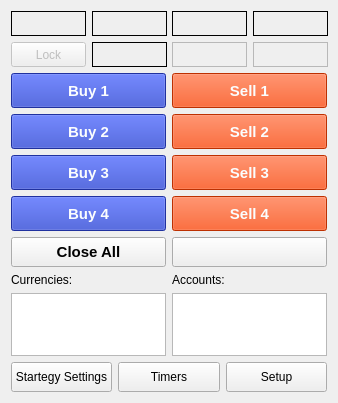
<?xml version="1.0" encoding="UTF-8"?>
<ui version="4.0">
 <class>MultiBrokerWidget</class>
 <widget class="QWidget" name="MultiBrokerWidget">
  <property name="geometry">
   <rect>
    <x>0</x>
    <y>0</y>
    <width>338</width>
    <height>403</height>
   </rect>
  </property>
  <property name="minimumSize">
   <size>
    <width>338</width>
    <height>403</height>
   </size>
  </property>
  <layout class="QVBoxLayout" name="verticalLayout">
   <item>
    <layout class="QGridLayout" name="pricesLayout">
     <item row="0" column="0">
      <widget class="QLabel" name="symbol">
       <property name="sizePolicy">
        <sizepolicy hsizetype="Preferred" vsizetype="Fixed">
         <horstretch>0</horstretch>
         <verstretch>0</verstretch>
        </sizepolicy>
       </property>
       <property name="minimumSize">
        <size>
         <width>75</width>
         <height>25</height>
        </size>
       </property>
       <property name="font">
        <font>
         <pointsize>12</pointsize>
        </font>
       </property>
       <property name="frameShape">
        <enum>QFrame::Panel</enum>
       </property>
       <property name="frameShadow">
        <enum>QFrame::Plain</enum>
       </property>
       <property name="alignment">
        <set>Qt::AlignCenter</set>
       </property>
      </widget>
     </item>
     <item row="0" column="1">
      <widget class="QLabel" name="time">
       <property name="sizePolicy">
        <sizepolicy hsizetype="Preferred" vsizetype="Fixed">
         <horstretch>0</horstretch>
         <verstretch>0</verstretch>
        </sizepolicy>
       </property>
       <property name="minimumSize">
        <size>
         <width>75</width>
         <height>25</height>
        </size>
       </property>
       <property name="font">
        <font>
         <pointsize>12</pointsize>
        </font>
       </property>
       <property name="frameShape">
        <enum>QFrame::Panel</enum>
       </property>
       <property name="frameShadow">
        <enum>QFrame::Plain</enum>
       </property>
       <property name="alignment">
        <set>Qt::AlignCenter</set>
       </property>
      </widget>
     </item>
     <item row="0" column="2">
      <widget class="QLabel" name="bid">
       <property name="sizePolicy">
        <sizepolicy hsizetype="Preferred" vsizetype="Fixed">
         <horstretch>0</horstretch>
         <verstretch>0</verstretch>
        </sizepolicy>
       </property>
       <property name="minimumSize">
        <size>
         <width>75</width>
         <height>25</height>
        </size>
       </property>
       <property name="font">
        <font>
         <pointsize>12</pointsize>
        </font>
       </property>
       <property name="frameShape">
        <enum>QFrame::Panel</enum>
       </property>
       <property name="frameShadow">
        <enum>QFrame::Plain</enum>
       </property>
       <property name="alignment">
        <set>Qt::AlignCenter</set>
       </property>
      </widget>
     </item>
     <item row="0" column="3">
      <widget class="QLabel" name="ask">
       <property name="sizePolicy">
        <sizepolicy hsizetype="Preferred" vsizetype="Fixed">
         <horstretch>0</horstretch>
         <verstretch>0</verstretch>
        </sizepolicy>
       </property>
       <property name="minimumSize">
        <size>
         <width>75</width>
         <height>25</height>
        </size>
       </property>
       <property name="font">
        <font>
         <pointsize>12</pointsize>
        </font>
       </property>
       <property name="frameShape">
        <enum>QFrame::Box</enum>
       </property>
       <property name="frameShadow">
        <enum>QFrame::Plain</enum>
       </property>
       <property name="scaledContents">
        <bool>true</bool>
       </property>
       <property name="alignment">
        <set>Qt::AlignCenter</set>
       </property>
      </widget>
     </item>
     <item row="1" column="1">
      <widget class="QLabel" name="lockedTime">
       <property name="sizePolicy">
        <sizepolicy hsizetype="Preferred" vsizetype="Fixed">
         <horstretch>0</horstretch>
         <verstretch>0</verstretch>
        </sizepolicy>
       </property>
       <property name="minimumSize">
        <size>
         <width>75</width>
         <height>25</height>
        </size>
       </property>
       <property name="font">
        <font>
         <pointsize>12</pointsize>
        </font>
       </property>
       <property name="frameShape">
        <enum>QFrame::Panel</enum>
       </property>
       <property name="frameShadow">
        <enum>QFrame::Plain</enum>
       </property>
       <property name="alignment">
        <set>Qt::AlignCenter</set>
       </property>
      </widget>
     </item>
     <item row="1" column="2">
      <widget class="QLabel" name="lockedBid">
       <property name="sizePolicy">
        <sizepolicy hsizetype="Preferred" vsizetype="Fixed">
         <horstretch>0</horstretch>
         <verstretch>0</verstretch>
        </sizepolicy>
       </property>
       <property name="minimumSize">
        <size>
         <width>75</width>
         <height>25</height>
        </size>
       </property>
       <property name="font">
        <font>
         <pointsize>12</pointsize>
        </font>
       </property>
       <property name="frameShape">
        <enum>QFrame::StyledPanel</enum>
       </property>
       <property name="frameShadow">
        <enum>QFrame::Plain</enum>
       </property>
       <property name="alignment">
        <set>Qt::AlignCenter</set>
       </property>
      </widget>
     </item>
     <item row="1" column="3">
      <widget class="QLabel" name="lockedAsk">
       <property name="sizePolicy">
        <sizepolicy hsizetype="Preferred" vsizetype="Fixed">
         <horstretch>0</horstretch>
         <verstretch>0</verstretch>
        </sizepolicy>
       </property>
       <property name="minimumSize">
        <size>
         <width>75</width>
         <height>25</height>
        </size>
       </property>
       <property name="font">
        <font>
         <pointsize>12</pointsize>
        </font>
       </property>
       <property name="frameShape">
        <enum>QFrame::StyledPanel</enum>
       </property>
       <property name="frameShadow">
        <enum>QFrame::Plain</enum>
       </property>
       <property name="alignment">
        <set>Qt::AlignCenter</set>
       </property>
      </widget>
     </item>
     <item row="1" column="0">
      <widget class="QPushButton" name="lock">
       <property name="enabled">
        <bool>false</bool>
       </property>
       <property name="sizePolicy">
        <sizepolicy hsizetype="Preferred" vsizetype="Fixed">
         <horstretch>0</horstretch>
         <verstretch>0</verstretch>
        </sizepolicy>
       </property>
       <property name="minimumSize">
        <size>
         <width>75</width>
         <height>25</height>
        </size>
       </property>
       <property name="text">
        <string>Lock</string>
       </property>
       <property name="checkable">
        <bool>true</bool>
       </property>
      </widget>
     </item>
    </layout>
   </item>
   <item>
    <layout class="QGridLayout" name="actionsLayout">
     <item row="4" column="0">
      <widget class="QPushButton" name="closeAll">
       <property name="minimumSize">
        <size>
         <width>0</width>
         <height>30</height>
        </size>
       </property>
       <property name="font">
        <font>
         <pointsize>11</pointsize>
         <weight>75</weight>
         <bold>true</bold>
        </font>
       </property>
       <property name="text">
        <string>Close All</string>
       </property>
      </widget>
     </item>
     <item row="4" column="1">
      <widget class="QPushButton" name="currentTradingSecurity">
       <property name="minimumSize">
        <size>
         <width>0</width>
         <height>30</height>
        </size>
       </property>
       <property name="font">
        <font>
         <pointsize>11</pointsize>
         <weight>75</weight>
         <bold>true</bold>
        </font>
       </property>
       <property name="text">
        <string/>
       </property>
      </widget>
     </item>
     <item row="1" column="1">
      <widget class="QPushButton" name="sell2">
       <property name="enabled">
        <bool>false</bool>
       </property>
       <property name="minimumSize">
        <size>
         <width>0</width>
         <height>35</height>
        </size>
       </property>
       <property name="font">
        <font>
         <pointsize>11</pointsize>
         <weight>75</weight>
         <bold>true</bold>
        </font>
       </property>
       <property name="styleSheet">
        <string notr="true">background-color: rgb(230, 59, 1);
color: rgb(251, 253, 254);</string>
       </property>
       <property name="text">
        <string>Sell 2</string>
       </property>
      </widget>
     </item>
     <item row="2" column="0">
      <widget class="QPushButton" name="buy3">
       <property name="enabled">
        <bool>false</bool>
       </property>
       <property name="minimumSize">
        <size>
         <width>0</width>
         <height>35</height>
        </size>
       </property>
       <property name="font">
        <font>
         <pointsize>11</pointsize>
         <weight>75</weight>
         <bold>true</bold>
        </font>
       </property>
       <property name="styleSheet">
        <string notr="true">background-color: rgb(39, 60, 194);
color: rgb(251, 253, 254);</string>
       </property>
       <property name="text">
        <string>Buy 3</string>
       </property>
      </widget>
     </item>
     <item row="2" column="1">
      <widget class="QPushButton" name="sell3">
       <property name="enabled">
        <bool>false</bool>
       </property>
       <property name="minimumSize">
        <size>
         <width>0</width>
         <height>35</height>
        </size>
       </property>
       <property name="font">
        <font>
         <pointsize>11</pointsize>
         <weight>75</weight>
         <bold>true</bold>
        </font>
       </property>
       <property name="styleSheet">
        <string notr="true">background-color: rgb(230, 59, 1);
color: rgb(251, 253, 254);</string>
       </property>
       <property name="text">
        <string>Sell 3</string>
       </property>
      </widget>
     </item>
     <item row="3" column="0">
      <widget class="QPushButton" name="buy4">
       <property name="enabled">
        <bool>false</bool>
       </property>
       <property name="minimumSize">
        <size>
         <width>0</width>
         <height>35</height>
        </size>
       </property>
       <property name="font">
        <font>
         <pointsize>11</pointsize>
         <weight>75</weight>
         <bold>true</bold>
        </font>
       </property>
       <property name="styleSheet">
        <string notr="true">background-color: rgb(39, 60, 194);
color: rgb(251, 253, 254);</string>
       </property>
       <property name="text">
        <string>Buy 4</string>
       </property>
      </widget>
     </item>
     <item row="0" column="1">
      <widget class="QPushButton" name="sell1">
       <property name="enabled">
        <bool>false</bool>
       </property>
       <property name="minimumSize">
        <size>
         <width>0</width>
         <height>35</height>
        </size>
       </property>
       <property name="font">
        <font>
         <pointsize>11</pointsize>
         <weight>75</weight>
         <bold>true</bold>
        </font>
       </property>
       <property name="styleSheet">
        <string notr="true">background-color: rgb(230, 59, 1);
color: rgb(251, 253, 254);</string>
       </property>
       <property name="text">
        <string>Sell 1</string>
       </property>
      </widget>
     </item>
     <item row="1" column="0">
      <widget class="QPushButton" name="buy2">
       <property name="enabled">
        <bool>false</bool>
       </property>
       <property name="minimumSize">
        <size>
         <width>0</width>
         <height>35</height>
        </size>
       </property>
       <property name="font">
        <font>
         <pointsize>11</pointsize>
         <weight>75</weight>
         <bold>true</bold>
        </font>
       </property>
       <property name="styleSheet">
        <string notr="true">background-color: rgb(39, 60, 194);
color: rgb(251, 253, 254);</string>
       </property>
       <property name="text">
        <string>Buy 2</string>
       </property>
      </widget>
     </item>
     <item row="0" column="0">
      <widget class="QPushButton" name="buy1">
       <property name="enabled">
        <bool>false</bool>
       </property>
       <property name="minimumSize">
        <size>
         <width>0</width>
         <height>35</height>
        </size>
       </property>
       <property name="font">
        <font>
         <pointsize>11</pointsize>
         <weight>75</weight>
         <bold>true</bold>
        </font>
       </property>
       <property name="styleSheet">
        <string notr="true">background-color: rgb(39, 60, 194);
color: rgb(251, 253, 254);</string>
       </property>
       <property name="text">
        <string>Buy 1</string>
       </property>
      </widget>
     </item>
     <item row="3" column="1">
      <widget class="QPushButton" name="sell4">
       <property name="enabled">
        <bool>false</bool>
       </property>
       <property name="minimumSize">
        <size>
         <width>0</width>
         <height>35</height>
        </size>
       </property>
       <property name="font">
        <font>
         <pointsize>11</pointsize>
         <weight>75</weight>
         <bold>true</bold>
        </font>
       </property>
       <property name="styleSheet">
        <string notr="true">background-color: rgb(230, 59, 1);
color: rgb(251, 253, 254);</string>
       </property>
       <property name="text">
        <string>Sell 4</string>
       </property>
      </widget>
     </item>
    </layout>
   </item>
   <item>
    <layout class="QGridLayout" name="listsLayout">
     <property name="horizontalSpacing">
      <number>6</number>
     </property>
     <item row="1" column="0">
      <widget class="QListWidget" name="securityList">
       <property name="minimumSize">
        <size>
         <width>60</width>
         <height>60</height>
        </size>
       </property>
      </widget>
     </item>
     <item row="0" column="1">
      <widget class="QLabel" name="targetListLabel">
       <property name="text">
        <string>Accounts:</string>
       </property>
      </widget>
     </item>
     <item row="1" column="1">
      <widget class="QListWidget" name="targetList">
       <property name="minimumSize">
        <size>
         <width>60</width>
         <height>60</height>
        </size>
       </property>
      </widget>
     </item>
     <item row="0" column="0">
      <widget class="QLabel" name="securityListLabel">
       <property name="text">
        <string>Currencies:</string>
       </property>
      </widget>
     </item>
    </layout>
   </item>
   <item>
    <layout class="QHBoxLayout" name="settingsLayout">
     <item>
      <widget class="QPushButton" name="showStrategySettins">
       <property name="sizePolicy">
        <sizepolicy hsizetype="Preferred" vsizetype="Fixed">
         <horstretch>0</horstretch>
         <verstretch>0</verstretch>
        </sizepolicy>
       </property>
       <property name="minimumSize">
        <size>
         <width>0</width>
         <height>30</height>
        </size>
       </property>
       <property name="maximumSize">
        <size>
         <width>16777215</width>
         <height>40</height>
        </size>
       </property>
       <property name="text">
        <string>Startegy Settings</string>
       </property>
      </widget>
     </item>
     <item>
      <widget class="QPushButton" name="showTimers">
       <property name="sizePolicy">
        <sizepolicy hsizetype="Preferred" vsizetype="Fixed">
         <horstretch>0</horstretch>
         <verstretch>0</verstretch>
        </sizepolicy>
       </property>
       <property name="minimumSize">
        <size>
         <width>0</width>
         <height>30</height>
        </size>
       </property>
       <property name="maximumSize">
        <size>
         <width>16777215</width>
         <height>40</height>
        </size>
       </property>
       <property name="text">
        <string>Timers</string>
       </property>
      </widget>
     </item>
     <item>
      <widget class="QPushButton" name="showSetup">
       <property name="sizePolicy">
        <sizepolicy hsizetype="Preferred" vsizetype="Fixed">
         <horstretch>0</horstretch>
         <verstretch>0</verstretch>
        </sizepolicy>
       </property>
       <property name="minimumSize">
        <size>
         <width>0</width>
         <height>30</height>
        </size>
       </property>
       <property name="maximumSize">
        <size>
         <width>16777215</width>
         <height>40</height>
        </size>
       </property>
       <property name="text">
        <string>Setup</string>
       </property>
      </widget>
     </item>
    </layout>
   </item>
  </layout>
 </widget>
 <tabstops>
  <tabstop>lock</tabstop>
  <tabstop>buy1</tabstop>
  <tabstop>sell1</tabstop>
  <tabstop>buy2</tabstop>
  <tabstop>sell2</tabstop>
  <tabstop>buy3</tabstop>
  <tabstop>sell3</tabstop>
  <tabstop>buy4</tabstop>
  <tabstop>sell4</tabstop>
  <tabstop>closeAll</tabstop>
  <tabstop>currentTradingSecurity</tabstop>
  <tabstop>securityList</tabstop>
  <tabstop>targetList</tabstop>
  <tabstop>showStrategySettins</tabstop>
  <tabstop>showTimers</tabstop>
  <tabstop>showSetup</tabstop>
 </tabstops>
 <resources/>
 <connections/>
</ui>
